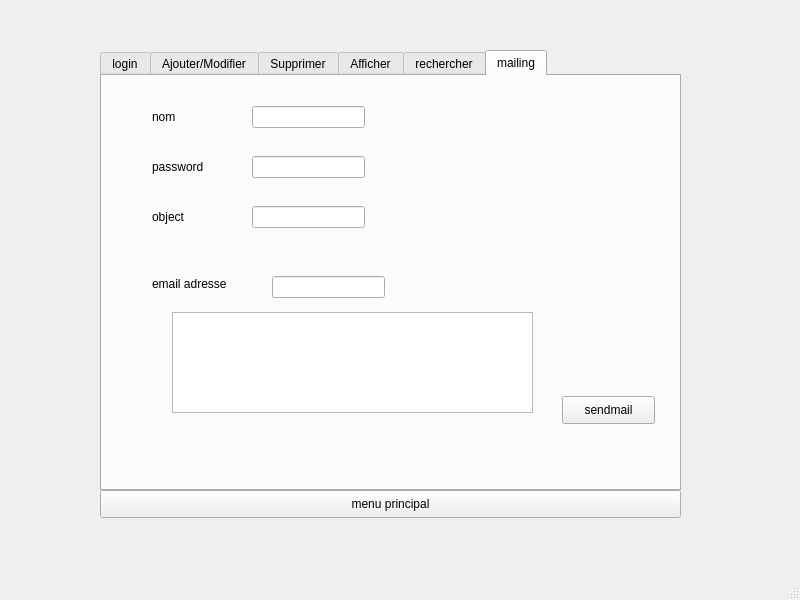
<?xml version="1.0" encoding="UTF-8"?>
<ui version="4.0">
 <class>gestion_yessin</class>
 <widget class="QMainWindow" name="gestion_yessin">
  <property name="geometry">
   <rect>
    <x>0</x>
    <y>0</y>
    <width>800</width>
    <height>600</height>
   </rect>
  </property>
  <property name="font">
   <font>
    <family>MS Shell Dlg 2</family>
   </font>
  </property>
  <property name="windowTitle">
   <string>MainWindow</string>
  </property>
  <widget class="QWidget" name="centralwidget">
   <widget class="QTabWidget" name="login">
    <property name="geometry">
     <rect>
      <x>100</x>
      <y>50</y>
      <width>581</width>
      <height>441</height>
     </rect>
    </property>
    <property name="currentIndex">
     <number>5</number>
    </property>
    <widget class="QWidget" name="tab_6">
     <attribute name="title">
      <string>login</string>
     </attribute>
     <widget class="QPushButton" name="login_2">
      <property name="geometry">
       <rect>
        <x>260</x>
        <y>210</y>
        <width>93</width>
        <height>28</height>
       </rect>
      </property>
      <property name="text">
       <string>login</string>
      </property>
     </widget>
     <widget class="QLineEdit" name="username">
      <property name="geometry">
       <rect>
        <x>110</x>
        <y>120</y>
        <width>113</width>
        <height>22</height>
       </rect>
      </property>
     </widget>
     <widget class="QLineEdit" name="password">
      <property name="geometry">
       <rect>
        <x>110</x>
        <y>170</y>
        <width>113</width>
        <height>22</height>
       </rect>
      </property>
     </widget>
     <widget class="QLabel" name="label_10">
      <property name="geometry">
       <rect>
        <x>20</x>
        <y>120</y>
        <width>61</width>
        <height>16</height>
       </rect>
      </property>
      <property name="text">
       <string>username</string>
      </property>
     </widget>
     <widget class="QLabel" name="label_11">
      <property name="geometry">
       <rect>
        <x>20</x>
        <y>170</y>
        <width>56</width>
        <height>16</height>
       </rect>
      </property>
      <property name="text">
       <string>password</string>
      </property>
     </widget>
    </widget>
    <widget class="QWidget" name="tab">
     <attribute name="title">
      <string>Ajouter/Modifier</string>
     </attribute>
     <widget class="QLineEdit" name="id_emp">
      <property name="geometry">
       <rect>
        <x>150</x>
        <y>50</y>
        <width>113</width>
        <height>22</height>
       </rect>
      </property>
     </widget>
     <widget class="QLineEdit" name="nom">
      <property name="geometry">
       <rect>
        <x>150</x>
        <y>100</y>
        <width>113</width>
        <height>22</height>
       </rect>
      </property>
     </widget>
     <widget class="QLineEdit" name="salaire">
      <property name="geometry">
       <rect>
        <x>150</x>
        <y>160</y>
        <width>113</width>
        <height>22</height>
       </rect>
      </property>
     </widget>
     <widget class="QDateEdit" name="dateEdit">
      <property name="geometry">
       <rect>
        <x>150</x>
        <y>210</y>
        <width>110</width>
        <height>22</height>
       </rect>
      </property>
     </widget>
     <widget class="QLabel" name="label">
      <property name="geometry">
       <rect>
        <x>50</x>
        <y>50</y>
        <width>56</width>
        <height>16</height>
       </rect>
      </property>
      <property name="text">
       <string>id_emp</string>
      </property>
     </widget>
     <widget class="QLabel" name="label_2">
      <property name="geometry">
       <rect>
        <x>50</x>
        <y>100</y>
        <width>56</width>
        <height>16</height>
       </rect>
      </property>
      <property name="text">
       <string>nom</string>
      </property>
     </widget>
     <widget class="QLabel" name="label_3">
      <property name="geometry">
       <rect>
        <x>50</x>
        <y>160</y>
        <width>56</width>
        <height>16</height>
       </rect>
      </property>
      <property name="text">
       <string>salaire</string>
      </property>
     </widget>
     <widget class="QLabel" name="label_4">
      <property name="geometry">
       <rect>
        <x>50</x>
        <y>210</y>
        <width>56</width>
        <height>16</height>
       </rect>
      </property>
      <property name="text">
       <string>date_entre</string>
      </property>
     </widget>
     <widget class="QPushButton" name="pushButton">
      <property name="geometry">
       <rect>
        <x>300</x>
        <y>300</y>
        <width>93</width>
        <height>28</height>
       </rect>
      </property>
      <property name="text">
       <string>Ajouter</string>
      </property>
     </widget>
     <widget class="QPushButton" name="pushButton_2">
      <property name="geometry">
       <rect>
        <x>300</x>
        <y>260</y>
        <width>93</width>
        <height>28</height>
       </rect>
      </property>
      <property name="text">
       <string>Modifier</string>
      </property>
     </widget>
    </widget>
    <widget class="QWidget" name="tab_2">
     <attribute name="title">
      <string>Supprimer</string>
     </attribute>
     <widget class="QLineEdit" name="id_empSupp">
      <property name="geometry">
       <rect>
        <x>150</x>
        <y>80</y>
        <width>113</width>
        <height>22</height>
       </rect>
      </property>
     </widget>
     <widget class="QPushButton" name="pushButton_3">
      <property name="geometry">
       <rect>
        <x>170</x>
        <y>130</y>
        <width>93</width>
        <height>28</height>
       </rect>
      </property>
      <property name="text">
       <string>supprimer</string>
      </property>
     </widget>
     <widget class="QLabel" name="label_5">
      <property name="geometry">
       <rect>
        <x>70</x>
        <y>80</y>
        <width>56</width>
        <height>16</height>
       </rect>
      </property>
      <property name="text">
       <string>id_emp</string>
      </property>
     </widget>
    </widget>
    <widget class="QWidget" name="tab_3">
     <attribute name="title">
      <string>Afficher</string>
     </attribute>
     <widget class="QTableView" name="tablemp">
      <property name="geometry">
       <rect>
        <x>80</x>
        <y>40</y>
        <width>421</width>
        <height>301</height>
       </rect>
      </property>
     </widget>
     <widget class="QComboBox" name="trier">
      <property name="geometry">
       <rect>
        <x>220</x>
        <y>360</y>
        <width>131</width>
        <height>31</height>
       </rect>
      </property>
      <item>
       <property name="text">
        <string>id_emp</string>
       </property>
      </item>
      <item>
       <property name="text">
        <string>salaire</string>
       </property>
      </item>
      <item>
       <property name="text">
        <string>date_entre</string>
       </property>
      </item>
     </widget>
     <widget class="QPushButton" name="pb_pdf">
      <property name="geometry">
       <rect>
        <x>430</x>
        <y>360</y>
        <width>93</width>
        <height>28</height>
       </rect>
      </property>
      <property name="text">
       <string> pdf</string>
      </property>
     </widget>
    </widget>
    <widget class="QWidget" name="tab_4">
     <attribute name="title">
      <string>rechercher</string>
     </attribute>
     <widget class="QPushButton" name="recherche_button">
      <property name="geometry">
       <rect>
        <x>360</x>
        <y>40</y>
        <width>93</width>
        <height>28</height>
       </rect>
      </property>
      <property name="text">
       <string>recherche</string>
      </property>
     </widget>
     <widget class="QComboBox" name="recherche_type">
      <property name="geometry">
       <rect>
        <x>50</x>
        <y>40</y>
        <width>101</width>
        <height>31</height>
       </rect>
      </property>
      <item>
       <property name="text">
        <string>id_emp</string>
       </property>
      </item>
      <item>
       <property name="text">
        <string>nom</string>
       </property>
      </item>
      <item>
       <property name="text">
        <string>date_entre</string>
       </property>
      </item>
     </widget>
     <widget class="QLineEdit" name="text_recherche">
      <property name="geometry">
       <rect>
        <x>200</x>
        <y>40</y>
        <width>113</width>
        <height>22</height>
       </rect>
      </property>
     </widget>
     <widget class="QTableView" name="tablemp_1">
      <property name="geometry">
       <rect>
        <x>70</x>
        <y>120</y>
        <width>401</width>
        <height>211</height>
       </rect>
      </property>
     </widget>
    </widget>
    <widget class="QWidget" name="tab_5">
     <attribute name="title">
      <string>mailing</string>
     </attribute>
     <widget class="QPushButton" name="sendmail">
      <property name="geometry">
       <rect>
        <x>460</x>
        <y>320</y>
        <width>93</width>
        <height>28</height>
       </rect>
      </property>
      <property name="text">
       <string>sendmail</string>
      </property>
     </widget>
     <widget class="QLineEdit" name="name">
      <property name="geometry">
       <rect>
        <x>150</x>
        <y>30</y>
        <width>113</width>
        <height>22</height>
       </rect>
      </property>
     </widget>
     <widget class="QLabel" name="label_6">
      <property name="geometry">
       <rect>
        <x>50</x>
        <y>30</y>
        <width>61</width>
        <height>21</height>
       </rect>
      </property>
      <property name="text">
       <string>nom</string>
      </property>
     </widget>
     <widget class="QLineEdit" name="passwrd">
      <property name="geometry">
       <rect>
        <x>150</x>
        <y>80</y>
        <width>113</width>
        <height>22</height>
       </rect>
      </property>
     </widget>
     <widget class="QLabel" name="label_7">
      <property name="geometry">
       <rect>
        <x>50</x>
        <y>80</y>
        <width>61</width>
        <height>21</height>
       </rect>
      </property>
      <property name="text">
       <string>password</string>
      </property>
     </widget>
     <widget class="QLineEdit" name="object">
      <property name="geometry">
       <rect>
        <x>150</x>
        <y>130</y>
        <width>113</width>
        <height>22</height>
       </rect>
      </property>
     </widget>
     <widget class="QLabel" name="label_8">
      <property name="geometry">
       <rect>
        <x>50</x>
        <y>130</y>
        <width>61</width>
        <height>21</height>
       </rect>
      </property>
      <property name="text">
       <string>object</string>
      </property>
     </widget>
     <widget class="QLineEdit" name="recep">
      <property name="geometry">
       <rect>
        <x>170</x>
        <y>200</y>
        <width>113</width>
        <height>22</height>
       </rect>
      </property>
     </widget>
     <widget class="QLabel" name="label_9">
      <property name="geometry">
       <rect>
        <x>50</x>
        <y>200</y>
        <width>91</width>
        <height>16</height>
       </rect>
      </property>
      <property name="text">
       <string>email adresse</string>
      </property>
     </widget>
     <widget class="QPlainTextEdit" name="msg">
      <property name="geometry">
       <rect>
        <x>70</x>
        <y>236</y>
        <width>361</width>
        <height>101</height>
       </rect>
      </property>
     </widget>
    </widget>
   </widget>
   <widget class="QPushButton" name="pushButton_4">
    <property name="geometry">
     <rect>
      <x>100</x>
      <y>490</y>
      <width>581</width>
      <height>28</height>
     </rect>
    </property>
    <property name="text">
     <string>menu principal</string>
    </property>
   </widget>
  </widget>
  <widget class="QMenuBar" name="menubar">
   <property name="geometry">
    <rect>
     <x>0</x>
     <y>0</y>
     <width>800</width>
     <height>26</height>
    </rect>
   </property>
  </widget>
  <widget class="QStatusBar" name="statusbar"/>
 </widget>
 <resources/>
 <connections/>
</ui>
